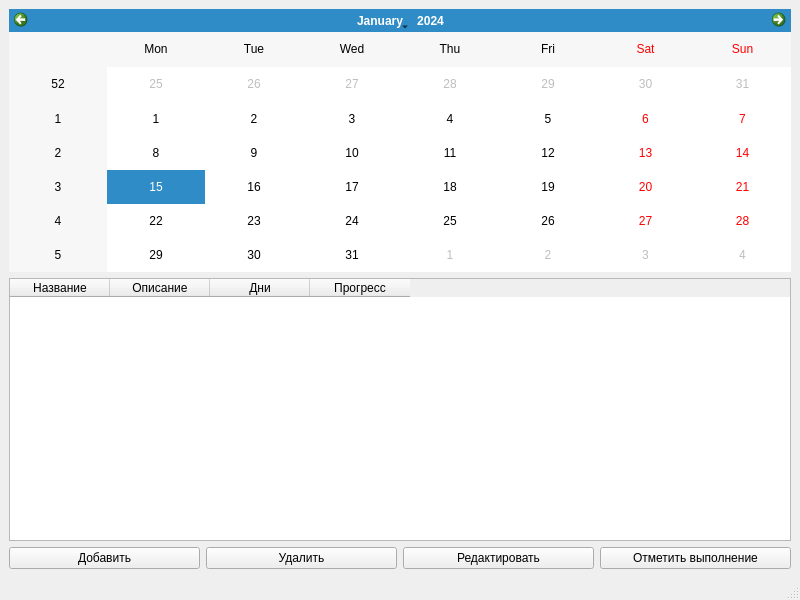
<?xml version="1.0" encoding="UTF-8"?>
<ui version="4.0">
 <class>MainWindow</class>
 <widget class="QMainWindow" name="MainWindow">
  <property name="geometry">
   <rect>
    <x>0</x>
    <y>0</y>
    <width>800</width>
    <height>600</height>
   </rect>
  </property>
  <property name="windowTitle">
   <string>Трекер привычек</string>
  </property>
  <widget class="QWidget" name="centralwidget">
   <layout class="QVBoxLayout" name="verticalLayout">
    <item>
     <widget class="QCalendarWidget" name="calendarWidget"/>
    </item>
    <item>
     <widget class="QTableWidget" name="tableWidget">
      <column>
       <property name="text">
        <string>Название</string>
       </property>
      </column>
      <column>
       <property name="text">
        <string>Описание</string>
       </property>
      </column>
      <column>
       <property name="text">
        <string>Дни</string>
       </property>
      </column>
      <column>
       <property name="text">
        <string>Прогресс</string>
       </property>
      </column>
     </widget>
    </item>
    <item>
     <layout class="QHBoxLayout" name="horizontalLayout">
      <item>
       <widget class="QPushButton" name="addButton">
        <property name="text">
         <string>Добавить</string>
        </property>
       </widget>
      </item>
      <item>
       <widget class="QPushButton" name="deleteButton">
        <property name="text">
         <string>Удалить</string>
        </property>
       </widget>
      </item>
      <item>
       <widget class="QPushButton" name="editButton">
        <property name="text">
         <string>Редактировать</string>
        </property>
       </widget>
      </item>
      <item>
       <widget class="QPushButton" name="markButton">
        <property name="text">
         <string>Отметить выполнение</string>
        </property>
       </widget>
      </item>
     </layout>
    </item>
   </layout>
  </widget>
  <widget class="QStatusBar" name="statusbar"/>
 </widget>
 <resources/>
 <connections/>
</ui>
